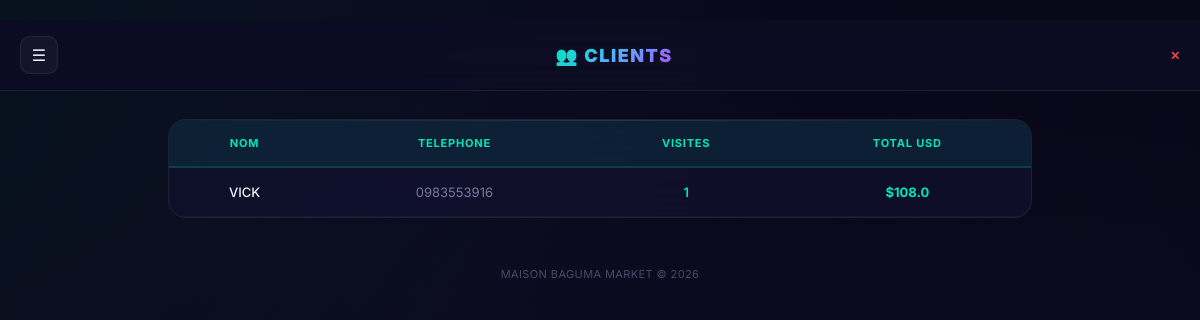
/clients (signed in), run on an earlier commit of the app's database.
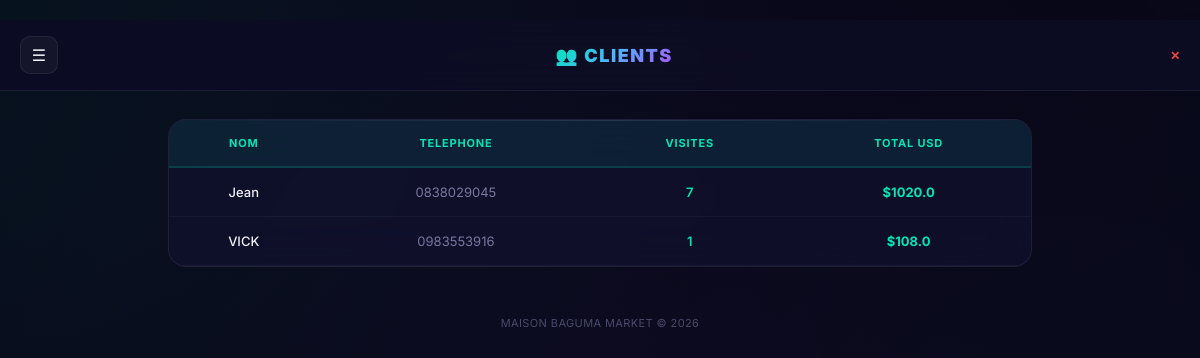
And on a later commit of the database.
### tables this page shows
CREATE TABLE clients (
        id INTEGER PRIMARY KEY AUTOINCREMENT,
        nom TEXT, telephone TEXT UNIQUE,
        nb_visites INTEGER DEFAULT 0, total_usd REAL DEFAULT 0,
        total_cdf REAL DEFAULT 0, premier_visite TEXT, derniere_visite TEXT, tenant_id INTEGER DEFAULT 0);

### web.py (the view)
@app.route("/clients")
@login_required
def clients():
    conn = get_db()
    etid = get_effective_tid()
    if etid is not None:
        clients_list = db_fetchall(conn, "SELECT * FROM clients WHERE tenant_id=%s ORDER BY nb_visites DESC LIMIT 100" if IS_PG else
                                   "SELECT * FROM clients WHERE tenant_id=? ORDER BY nb_visites DESC LIMIT 100", (etid,))
    else:
        clients_list = db_fetchall(conn, "SELECT * FROM clients ORDER BY nb_visites DESC LIMIT 100")
    conn.close()
    return render_template("clients.html", clients_list=clients_list, is_admin=is_admin())

### web.py (called while the page is built)
@app.after_request
def add_headers(response):
    if request.path.startswith("/static/"):
        response.headers["Cache-Control"] = "public, max-age=86400"
    else:
        response.headers["Cache-Control"] = "no-store, no-cache, must-revalidate, max-age=0"
        response.headers["Pragma"] = "no-cache"
        response.headers["Expires"] = "0"
    return response

def get_db():
    if IS_PG:
        import psycopg
        import psycopg.rows
        conn = psycopg.connect(DB_URL, sslmode="require", row_factory=psycopg.rows.dict_row)
        return conn
    else:
        import sqlite3
        conn = sqlite3.connect(LOCAL_DB)
        conn.row_factory = sqlite3.Row
        return conn

def db_fetchone(conn, sql, params=()):
    cur = conn.execute(sql, params)
    return cur.fetchone()

def db_fetchall(conn, sql, params=()):
    cur = conn.execute(sql, params)
    return cur.fetchall()

def login_required(f):
    from functools import wraps
    @wraps(f)
    def decorated(*args, **kwargs):
        if "user_id" not in session:
            return redirect(url_for("login"))
        return f(*args, **kwargs)
    return decorated

### templates/clients.html (shortened to what this page needs)
﻿{% extends "base.html" %}
{% block body %}
<div class="topbar">
<button class="menu-btn" onclick="toggleNav()">☰</button>
<h1 class="brand">👥 Clients</h1>
<a href="/logout" style="color:var(--red);font-size:12px;font-weight:600">✕</a>
</div>
<div class="container">
<div class="card" style="padding:0;overflow:hidden"><div class="table-scroll">
<table>
<tr><th>Nom</th><th>Telephone</th><th>Visites</th><th>Total USD</th></tr>
{% for cl in clients_list %}
<tr>
<td style="font-weight:500">{{cl.nom or '-'}}</td>
<td style="color:var(--txt2)">{{cl.telephone or '-'}}</td>
<td class="tag-entree" style="font-weight:600">{{ cl.nb_visites|dg }}</td>
<td class="tag-entree" style="font-weight:700">${{ cl.total_usd|dg }}</td>
</tr>
{% endfor %}
</table></div></div>
<div class="footer">MAISON BAGUMA MARKET &copy; 2026</div>
</div>
{% endblock %}

What changed in the data, as far as the page shows it:
added clients: nom "Jean", telephone "0838029045", nb_visites|dg "7", total_usd|dg "1020.0"
